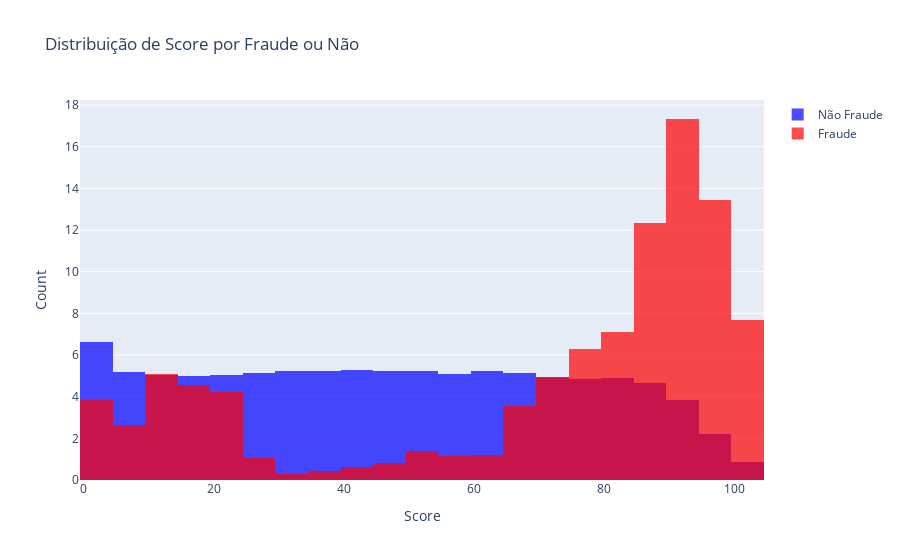

Notebook code for this chart:
### Markdown cell above
# Baseline Model

Firstly, we will assess the distribution of the current model. It is evident that the model is far from ideal, as there is a significant overlap between fraudulent and legitimate transactions in the classification

### Code cell
fig = go.Figure()

fig.add_trace(go.Histogram(x=df[df['fraude'] == 0]['score_fraude_modelo'],
                            nbinsx=50, name='Não Fraude', marker=dict(color='blue'),
                            opacity=0.7))

fig.add_trace(go.Histogram(x=df[df['fraude'] == 1]['score_fraude_modelo'],
                            nbinsx=50, name='Fraude', marker=dict(color='red'),
                            opacity=0.7))

fig.update_layout(title="Distribuição de Score por Fraude ou Não",
                  xaxis_title="Score",
                  yaxis_title="Count",
                  barmode='overlay')

fig.update_traces(histnorm='percent')

fig.show()

### Figure 1 — Plotly figure (JSON) as saved in the notebook; plotly's stock layout.template omitted (floating-point values rounded to 4 significant figures; data arrays with more than 128 entries replaced by an {"elided": "..."} marker saying what was removed)
{"data": [{"histnorm": "percent", "marker": {"color": "blue"}, "name": "Não Fraude", "nbinsx": 50, "opacity": 0.7, "type": "histogram", "x": {"elided": "142500 int values"}}, {"histnorm": "percent", "marker": {"color": "red"}, "name": "Fraude", "nbinsx": 50, "opacity": 0.7, "type": "histogram", "x": {"elided": "7500 int values"}}], "layout": {"barmode": "overlay", "title": {"text": "Distribuição de Score por Fraude ou Não"}, "xaxis": {"title": {"text": "Score"}}, "yaxis": {"title": {"text": "Count"}}}}
